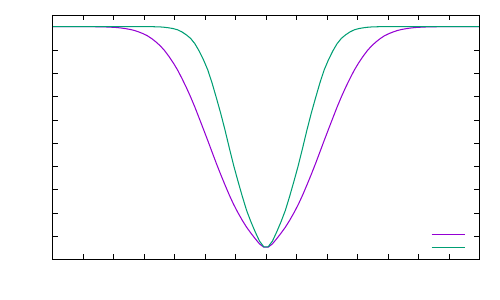

The script that saved this image:
set terminal cairolatex pdf color
set output "questao1/powers.tex"

set xrange [20:34]
set yrange [0:1.05]
set xtics 1
set ytics 0,0.1,1
set key on inside right bottom 
set xlabel "$\\mu$"
set ylabel "$1-\\beta$"

set datafile separator ","
plot 'questao1/powers.csv' using (column("u")):(column("beta.b")) smooth mcsplines \
                  title "$1-\\beta_b$" with lines lt 1 lw 3, \
     'questao1/powers.csv' using (column("u")):(column("beta.d")) smooth mcsplines \
                  title "$1-\\beta_d$" with lines lt 2 lw 3
